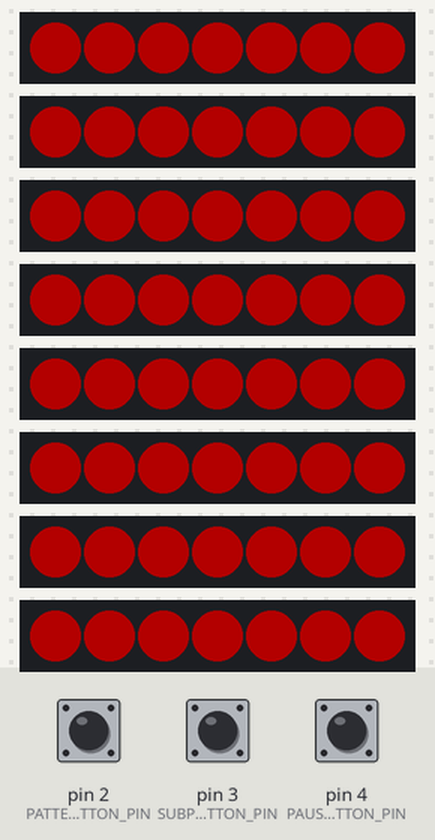
Bench run of a sketch on a simulated Arduino Uno, built for the host (arithmetic inside an expression is 32-bit, double 64-bit). Shown: 8 × 7 RGB LEDs in strip order, left to right. Inputs (shaded band) come from the test bench; at power-on: pin 2 (PATTERN_BUTTON_PIN) HIGH, pin 3 (SUBPATTERN_BUTTON_PIN) HIGH, pin 4 (PAUSE_BUTTON_PIN) HIGH. Dim RGB values are drawn brighter than linear; an integer division by zero does not stop the program and gives all ones (-1); what the sketch prints to the serial monitor is not drawn.

Above: at 1.2 s.
1.3 s: pin 2 (PATTERN_BUTTON_PIN) pulled LOW for 1 s
At 3.2 s:
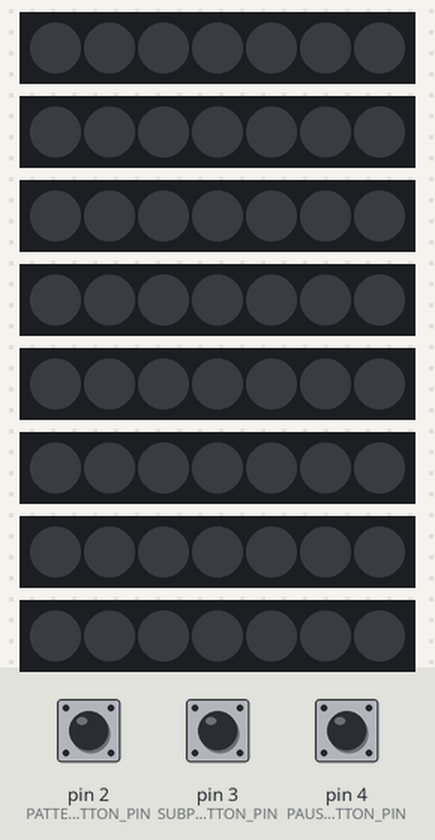
3.8 s: pin 2 (PATTERN_BUTTON_PIN) pulled LOW for 0.15 s
At 4.9 s:
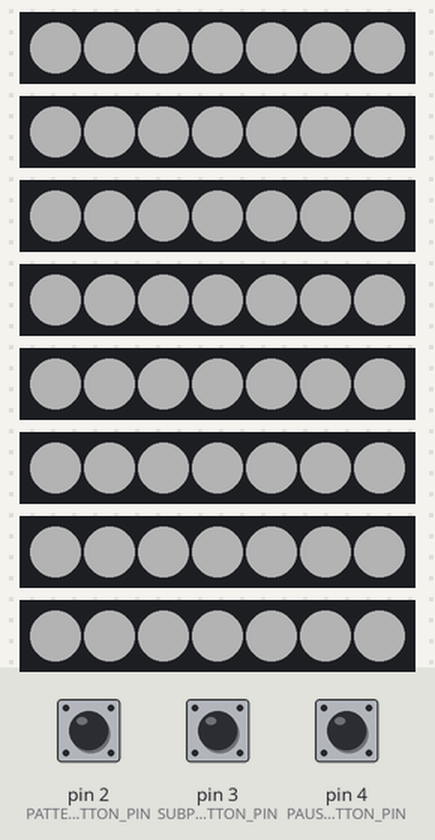
5.4 s: pin 2 (PATTERN_BUTTON_PIN) pulled LOW for 3.2 s
At 9.3 s:
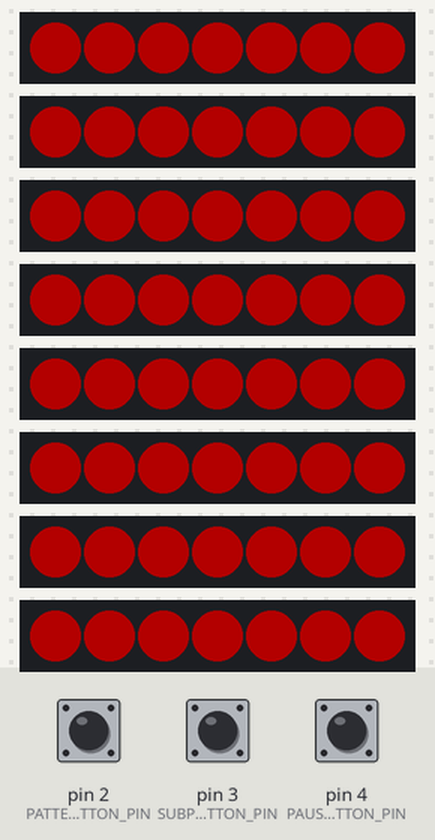
Timing chart, 0 to 10.8 s (numbered marks = the images above; inputs shaded):
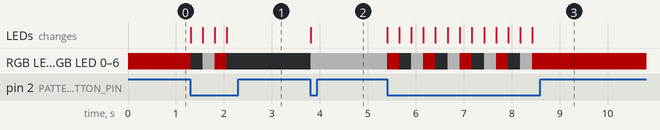

Measured:
- after the input at 1.3 s, RGB LED 0–6, RGB LED 0–6, RGB LED 0–6, RGB LED 0–6, RGB LED 0–6, RGB LED 0–6, RGB LED 0–6, RGB LED 0–6: RGB(60, 0, 0) → off at once, → RGB(60, 60, 60) 0.25 s later, → RGB(60, 0, 0) 0.25 s later, → off 0.25 s later; the LEDs: change at once (image 1)
- after the input at 3.8 s, RGB LED 0–6, RGB LED 0–6, RGB LED 0–6, RGB LED 0–6, RGB LED 0–6, RGB LED 0–6, RGB LED 0–6, RGB LED 0–6: off → RGB(60, 60, 60) at once; the LEDs: change at once (image 2)
- after the input at 5.4 s, RGB LED 0–6, RGB LED 0–6, RGB LED 0–6, RGB LED 0–6, RGB LED 0–6, RGB LED 0–6, RGB LED 0–6, RGB LED 0–6: RGB(60, 60, 60) → RGB(60, 0, 0) at once, then repeats every 0.76 s: off 0.26 s, RGB(60, 60, 60) 0.25 s, RGB(60, 0, 0) 0.25 s, until it stays RGB(60, 0, 0) from 8.4 s; the LEDs: change at once (image 3)

The sketch:

LightWallSconce.ino
```cpp
#include <FastLED.h> // Include the FastLED library
#include <Wire.h>

#define DEBUG_LEVEL 0

#define BUTTON_DELAY 500

/* Connect the data line of the LED strips to pins 5, 6, 7 ,8, 9, 10, 11, and 12. */
#define LED_STRIP_PIN_1           5
#define LED_STRIP_PIN_2           6
#define LED_STRIP_PIN_3           7
#define LED_STRIP_PIN_4           8
#define LED_STRIP_PIN_5           9
#define LED_STRIP_PIN_6           10
#define LED_STRIP_PIN_7           11
#define LED_STRIP_PIN_8           12

#define PATTERN_BUTTON_PIN        2  //  The pin that controls the button signal
#define SUBPATTERN_BUTTON_PIN     3  //  The pin that controls the button signal
#define PAUSE_BUTTON_PIN          4  //  The pin that controls the button signal

#define LIGHTS_PER_SCONCE         7
#define LIGHT_SCONCE_COUNT        8

byte CurrentIndex = 0;
byte CurrentMode = 0; // Modes = { RainbowFlow, MusicReact, BaseLight }
byte CurrentSubMode = 0; // Modes = { RainbowFlow:{ RainbowSpread, RainbowCover }, MusicReact:{ BlackToWhite, BlackToColorSpread }, BaseLight:{ StillColor, Flash } }
bool Paused = false;

#define NUM_LEDS        LIGHTS_PER_SCONCE * LIGHT_SCONCE_COUNT  //  The number of LEDs we want to alter
#define MAX_LEDS        NUM_LEDS  //  The number of LEDs on the full strip
#define BRIGHTNESS      60  //  The number (0 to 200) for the brightness setting)
CRGB leds[MAX_LEDS];

int wireTransmission = 0;
unsigned long ButtonTimer = 0;

const unsigned long lightUpdateDelay = 25;
unsigned long lightUpdateTime = lightUpdateDelay;

CRGB Wheel(byte wheelPosition)
{
    wheelPosition = 255 - wheelPosition;
    if(wheelPosition < 85)
    {
        return CRGB(255 - wheelPosition * 3, 0, wheelPosition * 3);
    }
    else if(wheelPosition < 170)
    {
        wheelPosition -= 85;
        return CRGB(0, wheelPosition * 3, 255 - wheelPosition * 3);
    }
    else
    {
        wheelPosition -= 170;
        return CRGB(wheelPosition * 3, 255 - wheelPosition * 3, 0);
    }
}

byte ReturnIndex(byte index, byte IndexCount)
{
  return (index % IndexCount);
}

void fillColor(CRGB color, bool fullStrip = false)
{
  for( int j = 0; j < (fullStrip ? MAX_LEDS : NUM_LEDS); j++) leds[j] = color;
  FastLED.show(); // display this frame
}

void ControlLights()
{
  int brightness = min(wireTransmission * 2, 255);
  Serial.println(wireTransmission);
  if (brightness < 90) brightness = 0;
  else if (brightness < 120) brightness /= 3;
  CRGB brightnessColor = CRGB(brightness, brightness, brightness);

  switch (CurrentMode)
  {
    case 0: // RainbowFlow
      if (CurrentSubMode == 0) // RainbowSpread)
      {
        for (int i = 0; i < LIGHT_SCONCE_COUNT; ++i)
          for (int j = 0; j < LIGHTS_PER_SCONCE; ++j)
            leds[i * LIGHTS_PER_SCONCE + j] = Wheel(ReturnIndex(CurrentIndex + (i * (256 / LIGHT_SCONCE_COUNT)), 256));
      }
      else if (CurrentSubMode == 1) // RainbowCover
      {
          for (int i = 0; i < NUM_LEDS; ++i) leds[i] = Wheel(ReturnIndex(CurrentIndex, 256));
      }
      break;

    case 1: // MusicReact
      if (CurrentSubMode == 1) // BlackToWhite
      {
        if (brightness == 0) fillColor(CRGB::Black, true);
        else for (int i = 0; i < NUM_LEDS; ++i) leds[i] = brightnessColor;
      }
      else if (CurrentSubMode == 0) // BlackToColorSpread
      {
        if (brightness == 0) fillColor(CRGB::Black, true);
        else
          for (int i = 0; i < LIGHT_SCONCE_COUNT; ++i)
            for (int j = 0; j < LIGHTS_PER_SCONCE; ++j)
              leds[i * LIGHTS_PER_SCONCE + j] = Wheel(ReturnIndex(CurrentIndex + (i * (256 / LIGHT_SCONCE_COUNT)), 256));
      }
      break;

    case 2: // BaseLight
      for (int i = 0; i < NUM_LEDS; ++i) leds[i] = CRGB::White;
      break;
  }

  FastLED.show();
}

void receiveEvent(int bytes) {
  wireTransmission = Wire.read();    // read one character from the I2C
}

void setup()
{
  // Start the I2C Bus as Slave on address 9
  Wire.begin(9);
  // Attach a function to trigger when something is received.
  Wire.onReceive(receiveEvent);

  Serial.begin(9600);

  pinMode(PATTERN_BUTTON_PIN, INPUT_PULLUP); // connect internal pull-up
  pinMode(SUBPATTERN_BUTTON_PIN, INPUT_PULLUP); // connect internal pull-up
  pinMode(PAUSE_BUTTON_PIN, INPUT_PULLUP); // connect internal pull-up
  ButtonTimer = millis();

  FastLED.addLeds<WS2811, LED_STRIP_PIN_1, GRB>(&leds[LIGHTS_PER_SCONCE * 0], LIGHTS_PER_SCONCE).setCorrection( TypicalLEDStrip );
  FastLED.addLeds<WS2811, LED_STRIP_PIN_2, GRB>(&leds[LIGHTS_PER_SCONCE * 1], LIGHTS_PER_SCONCE).setCorrection( TypicalLEDStrip );
  FastLED.addLeds<WS2811, LED_STRIP_PIN_3, GRB>(&leds[LIGHTS_PER_SCONCE * 2], LIGHTS_PER_SCONCE).setCorrection( TypicalLEDStrip );
  FastLED.addLeds<WS2811, LED_STRIP_PIN_4, GRB>(&leds[LIGHTS_PER_SCONCE * 3], LIGHTS_PER_SCONCE).setCorrection( TypicalLEDStrip );
  FastLED.addLeds<WS2811, LED_STRIP_PIN_5, GRB>(&leds[LIGHTS_PER_SCONCE * 4], LIGHTS_PER_SCONCE).setCorrection( TypicalLEDStrip );
  FastLED.addLeds<WS2811, LED_STRIP_PIN_6, GRB>(&leds[LIGHTS_PER_SCONCE * 5], LIGHTS_PER_SCONCE).setCorrection( TypicalLEDStrip );
  FastLED.addLeds<WS2811, LED_STRIP_PIN_7, GRB>(&leds[LIGHTS_PER_SCONCE * 6], LIGHTS_PER_SCONCE).setCorrection( TypicalLEDStrip );
  FastLED.addLeds<WS2811, LED_STRIP_PIN_8, GRB>(&leds[LIGHTS_PER_SCONCE * 7], LIGHTS_PER_SCONCE).setCorrection( TypicalLEDStrip );
  FastLED.setBrightness(BRIGHTNESS);
  fillColor(CRGB::Black, true);

  ControlLights();

  Serial.begin(9600); // Use serial to debug.
  while (!Serial) {
    ; // wait for serial port to connect. Needed for native USB port only
  }
  if (DEBUG_LEVEL >= 1) Serial.println("Program Start!");
}

void loop()
{
  unsigned long currentMillis = millis();
  if (ButtonTimer < currentMillis)
  {
    if (digitalRead(PATTERN_BUTTON_PIN) == LOW)
    {
      ButtonTimer = currentMillis + 250;
      CurrentMode = ReturnIndex(CurrentMode + 1, 3);
      CurrentSubMode = 0;
      lightUpdateTime = millis();
      Paused = false;
    }
    else if (digitalRead(SUBPATTERN_BUTTON_PIN) == LOW)
    {
      ButtonTimer = currentMillis + 250;
      ControlLights();
      CurrentSubMode = ReturnIndex(CurrentSubMode - 1, 2);
    }
    else if (digitalRead(PAUSE_BUTTON_PIN) == LOW)
    {
      ButtonTimer = currentMillis + 250;
      Paused = !Paused;
    }
  }

  bool regularUpdate = (millis() > lightUpdateTime);
  bool mode2Update = (millis() > 50);
  if (regularUpdate || ((CurrentMode == 1)  && mode2Update))
  {
    if (!Paused && regularUpdate) CurrentIndex += 1;
    if (regularUpdate) lightUpdateTime += lightUpdateDelay;

    ControlLights();
  }
}
```
